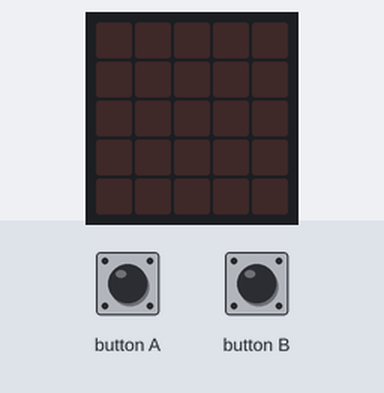
The program below on a simulated BBC micro:bit running MicroPython. Parts: the board's 5×5 LED display. The inputs (shaded band) are chosen by the test bench.

Above: at 1.2 s.
1.3 s: button A pressed for 0.15 s
At 1.7 s:
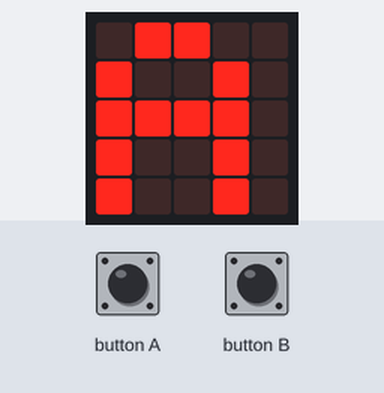
3.8 s: button B pressed for 0.15 s
At 3.87 s:
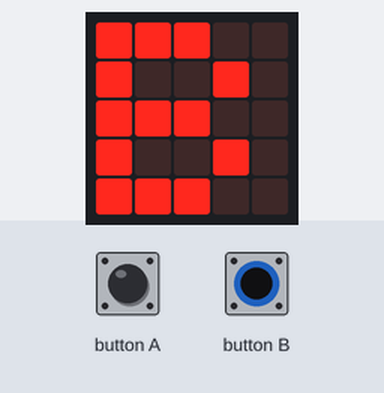
5.4 s: button B pressed for 3.2 s
Timing chart, 0 to 8.4 s (numbered marks = the images above; inputs shaded):
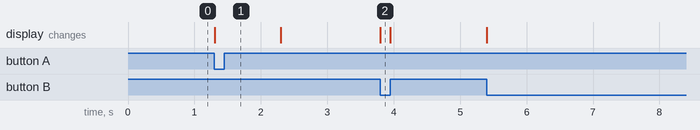

Measured:
- after the input at 1.3 s, the display: changes at once (image 1)
- after the input at 3.8 s, the display: changes at once (image 2)

The program:

simple_project1-main.py
```python
# Imports go at the top
from microbit import *


# Code in a 'while True:' loop repeats forever
while True:
    if button_a.was_pressed():
        display.show("A")
        sleep(1000)
    if button_b.is_pressed():
        display.show("B")
    else:
        display.clear()
```
